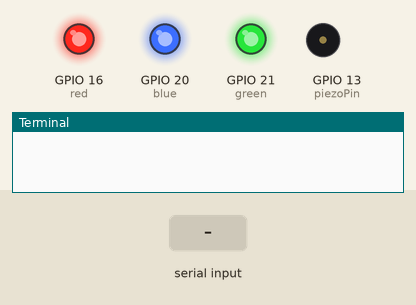
Bench run of a program on a simulated Raspberry Pi (BCM pin numbers). Parts: output pins drawn as LEDs (lit = HIGH), buzzer (waves = sounding), the last lines printed to the terminal. The test bench sets the inputs (shaded band).

Above: at 1.2 s.
1.3 s: "r" typed at the terminal, then Enter
At 2.1 s:
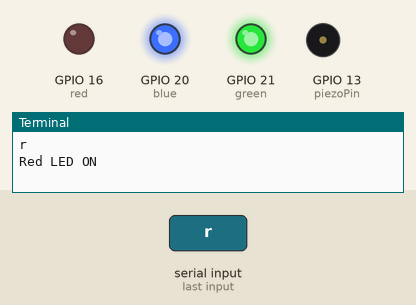
2.8 s: "b" typed at the terminal, then Enter
At 3.2 s:
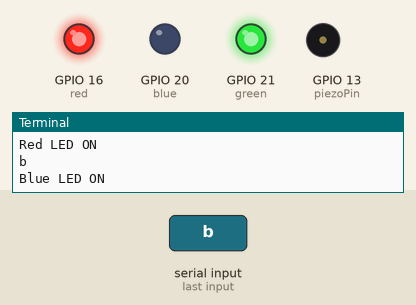
4.3 s: "g" typed at the terminal, then Enter
At 5.5 s:
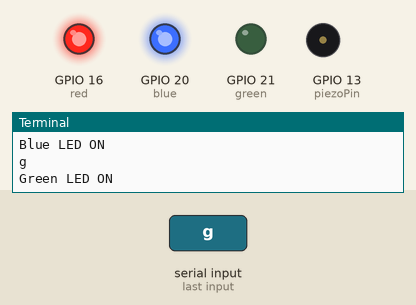
5.8 s: "1" typed at the terminal, then Enter
At 6.7 s:
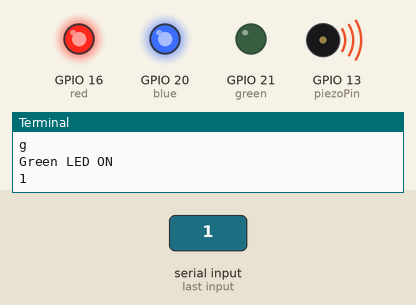
7.3 s: "r" typed at the terminal, then Enter
At 7.9 s:
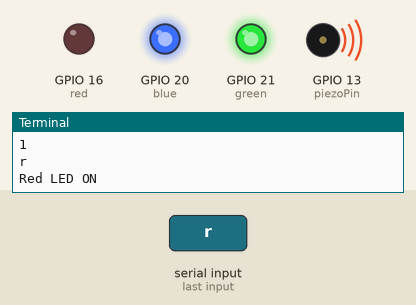
8.8 s: "b" typed at the terminal, then Enter
At 10.2 s:
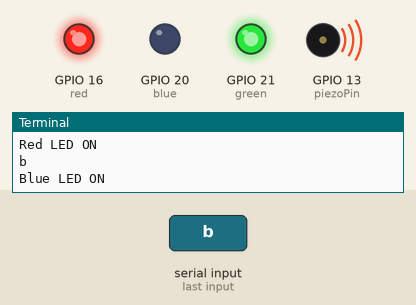
Timing chart, 0 to 11.3 s (numbered marks = the images above; inputs shaded):
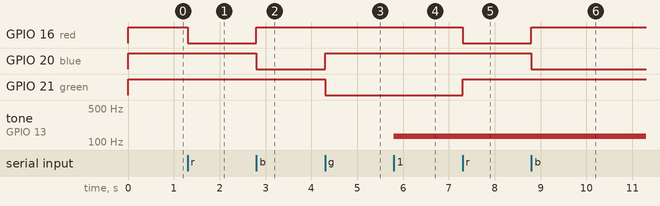

Measured:
- after the input at 1.3 s, GPIO 16 (red): HIGH → LOW at once
- after the input at 2.8 s, GPIO 16 (red): LOW → HIGH at once; GPIO 20 (blue): HIGH → LOW at once
- after the input at 4.3 s, GPIO 20 (blue): LOW → HIGH at once; GPIO 21 (green): HIGH → LOW at once
- after the input at 5.8 s, tone on GPIO 13 (piezoPin): silent → 130 Hz at once
- after the input at 7.3 s, GPIO 16 (red): HIGH → LOW at once; GPIO 21 (green): LOW → HIGH at once
- after the input at 8.8 s, GPIO 16 (red): LOW → HIGH at once; GPIO 20 (blue): HIGH → LOW at once

The program:

ioh006_input02.py
```python
# title : ioh006_input02.py
# date : 2024-06-20
# desc : 키보드로 값 입력받아 실행시키기

import RPi.GPIO as GPIO
import time

red = 16
blue = 20
green = 21
piezoPin = 13
melody = [130, 147, 165, 175, 196, 220, 247, 262]

GPIO.setmode(GPIO.BCM)
GPIO.setup(red, GPIO.OUT)
GPIO.setup(blue, GPIO.OUT)
GPIO.setup(green, GPIO.OUT)
GPIO.setup(piezoPin, GPIO.OUT)

Buzz = GPIO.PWM(piezoPin, 440)


try:
	GPIO.output(red, True)
	GPIO.output(blue, True)
	GPIO.output(green, True)

	while True:
		a = input()

		# LED ON
		if a == 'r':
			GPIO.output(red, False)
			GPIO.output(blue, True)
			GPIO.output(green, True)
			print("Red LED ON")

		elif a == 'b':
			GPIO.output(red, True)
			GPIO.output(blue, False)
			GPIO.output(green, True)
			print("Blue LED ON")

		elif a == 'g':
			GPIO.output(red, True)
			GPIO.output(blue, True)
			GPIO.output(green, False)
			print("Green LED ON")

		# LED OFF
		elif a == 'X' or a == 'x':
			GPIO.output(led, True)
			print("led OFF!")

		# 부저 소리 켜기
		elif a in ['1','2','3','4','5','6','7','8']:
			b = int(a)
			Buzz.start(50)
			Buzz.ChangeFrequency(melody[b-1])

		# 부저 소리 끄기
		elif a == 'q':
			Buzz.stop()
			print("Buzz OFF!")

except KeyboardInterrupt:
	print("System Off!")
	GPIO.cleanup()
```
